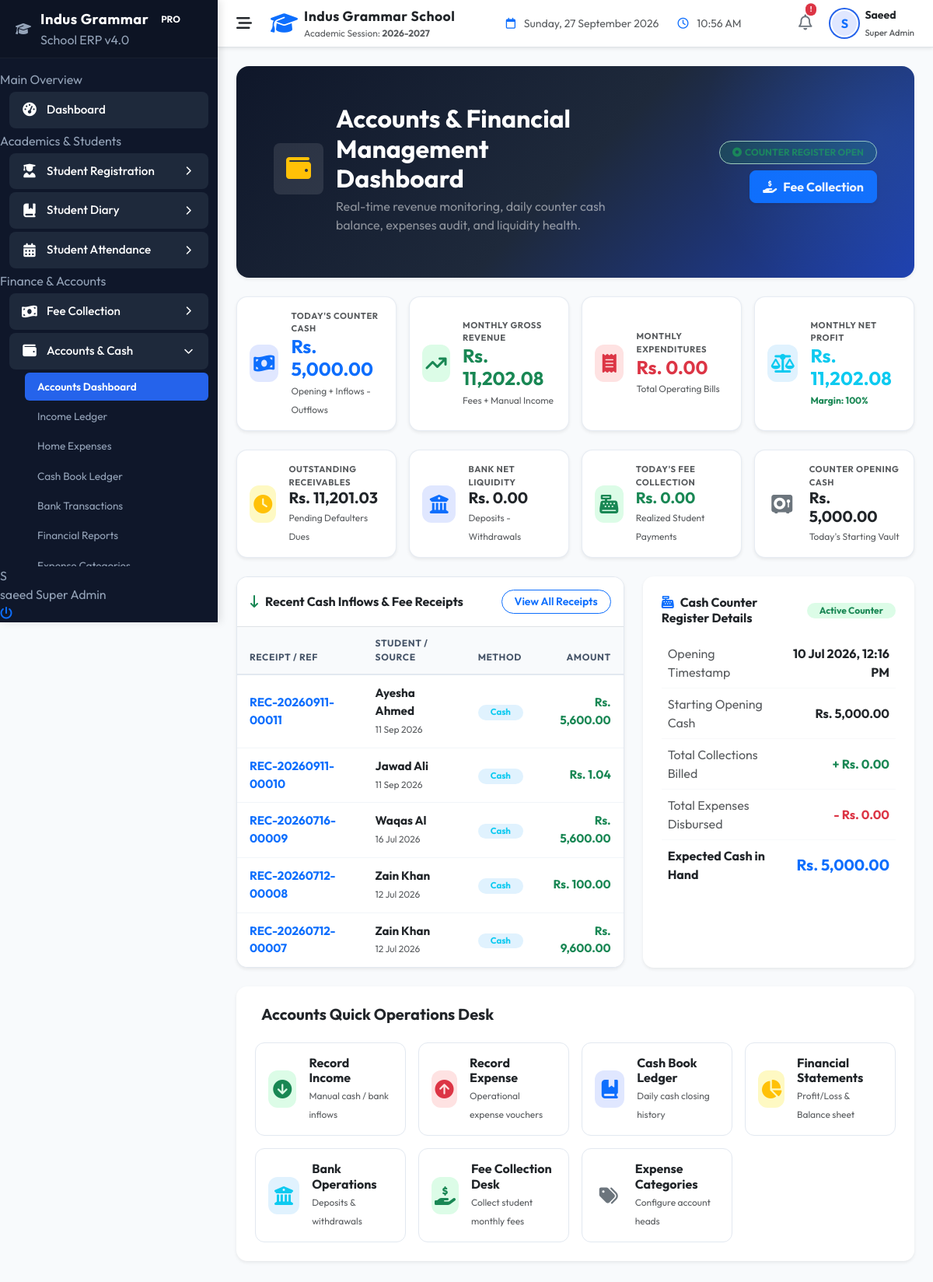
The page /indus-grammar-school-erp/modules/cash/dashboard.php (signed in) on the database as committed earlier.
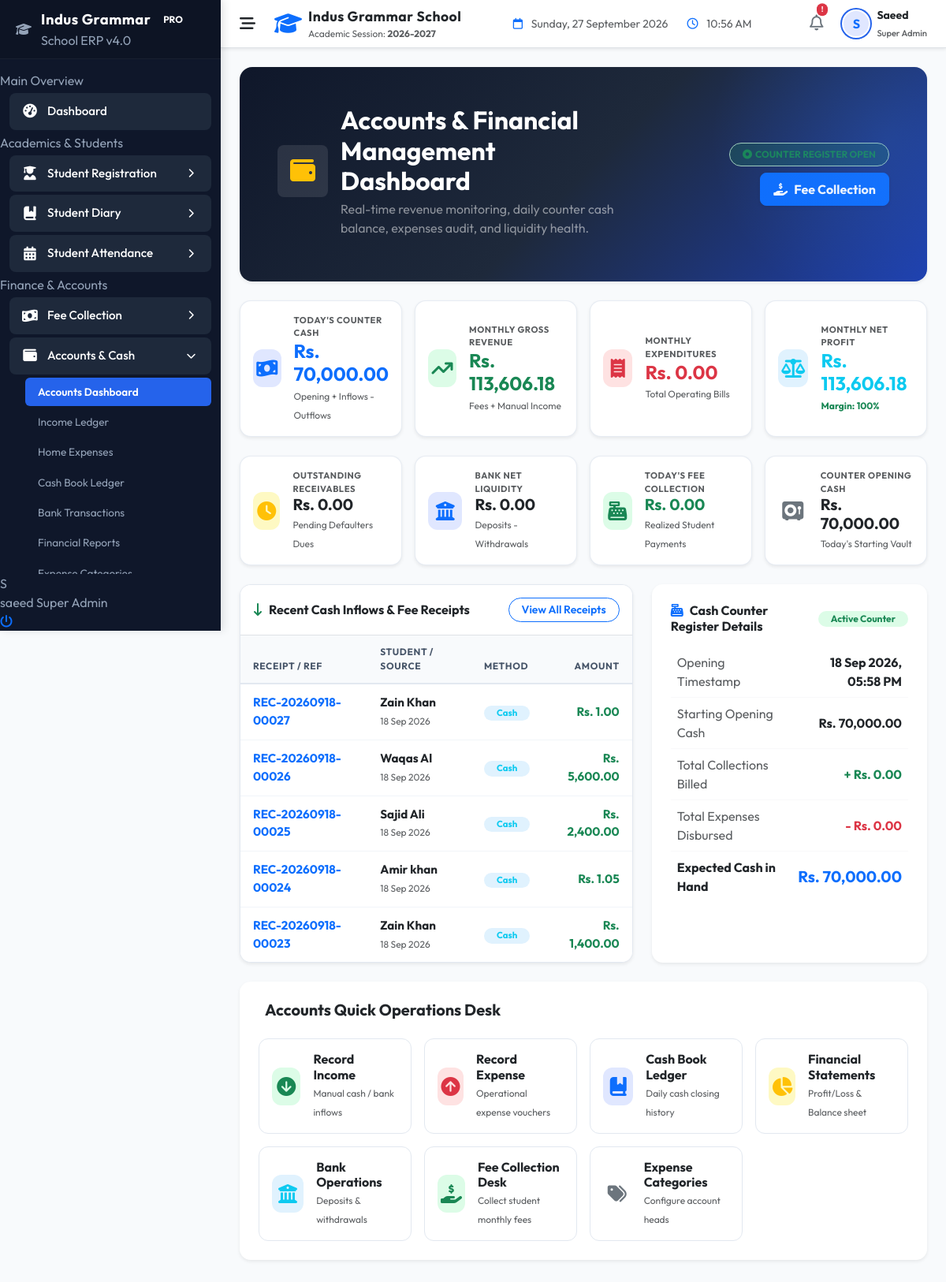
The same page on the database as committed later.
### tables this page shows
CREATE TABLE `cash_register` (
  `id` int NOT NULL AUTO_INCREMENT,
  `date` date NOT NULL,
  `opening_balance` decimal(10,2) NOT NULL DEFAULT '0.00',
  `total_collections` decimal(10,2) NOT NULL DEFAULT '0.00',
  `total_expenses` decimal(10,2) NOT NULL DEFAULT '0.00',
  `closing_balance` decimal(10,2) DEFAULT NULL,
  `closed_by` int DEFAULT NULL,
  `status` enum('Open','Closed') DEFAULT 'Open',
  `notes` text,
  `created_at` timestamp NULL DEFAULT CURRENT_TIMESTAMP,
  `updated_at` timestamp NULL DEFAULT CURRENT_TIMESTAMP ON UPDATE CURRENT_TIMESTAMP,
  PRIMARY KEY (`id`),
  UNIQUE KEY `date` (`date`),
  KEY `closed_by` (`closed_by`),
  CONSTRAINT `cash_register_ibfk_1` FOREIGN KEY (`closed_by`) REFERENCES `users` (`id`) ON DELETE SET NULL
);

CREATE TABLE `fee_receipts` (
  `id` int NOT NULL AUTO_INCREMENT,
  `receipt_no` varchar(50) NOT NULL,
  `payment_id` int NOT NULL,
  `created_at` timestamp NULL DEFAULT CURRENT_TIMESTAMP,
  PRIMARY KEY (`id`),
  UNIQUE KEY `receipt_no` (`receipt_no`),
  KEY `payment_id` (`payment_id`),
  CONSTRAINT `fee_receipts_ibfk_1` FOREIGN KEY (`payment_id`) REFERENCES `fee_payments` (`id`) ON DELETE CASCADE
);

CREATE TABLE `fee_payments` (
  `id` int NOT NULL AUTO_INCREMENT,
  `ledger_id` int NOT NULL,
  `student_id` int NOT NULL,
  `amount_paid` decimal(10,2) NOT NULL,
  `payment_date` date NOT NULL,
  `payment_method` varchar(30) NOT NULL,
  `reference_number` varchar(100) DEFAULT NULL,
  `remarks` varchar(255) DEFAULT NULL,
  `cash_register_id` int DEFAULT NULL,
  `collected_by` int DEFAULT NULL,
  `created_at` timestamp NULL DEFAULT CURRENT_TIMESTAMP,
  PRIMARY KEY (`id`),
  KEY `ledger_id` (`ledger_id`),
  KEY `student_id` (`student_id`),
  CONSTRAINT `fee_payments_ibfk_1` FOREIGN KEY (`ledger_id`) REFERENCES `fee_ledger` (`id`) ON DELETE CASCADE,
  CONSTRAINT `fee_payments_ibfk_2` FOREIGN KEY (`student_id`) REFERENCES `students` (`id`) ON DELETE CASCADE
);

### indus-grammar-school-erp/models/Cash.php (called while the page is built, shortened)
<?php
class Cash {
    public static function getOpenRegister(): array|bool {
        try {
            $db   = Database::getConnection();
            $stmt = $db->query("SELECT * FROM cash_register WHERE status = 'Open' ORDER BY date DESC LIMIT 1");
            return $stmt->fetch();
        } catch (PDOException $e) {
            error_log("Cash::getOpenRegister error: " . $e->getMessage());
            return false;
        }
    }
}

### indus-grammar-school-erp/helpers/helpers.php (called while the page is built, shortened)
<?php
function sanitize($data) {
    if (is_array($data)) {
        foreach ($data as $key => $value) {
            $data[$key] = sanitize($value);
        }
    } else {
        $data = trim($data);
        $data = stripslashes($data);
        $data = htmlspecialchars($data, ENT_QUOTES, 'UTF-8');
    }
    return $data;
}

### indus-grammar-school-erp/modules/cash/dashboard.php (the view, shortened to what the changed rows need)
<?php
include_once __DIR__ . '/../../includes/header.php';
$db = Database::getConnection();
$register = false;
if (class_exists('Cash')) {
    try {
        $register = Cash::getOpenRegister();
    } catch (Exception $e) {
        $register = false;
    }
}
$today = date('Y-m-d');
$startOfMonth = date('Y-m-01');
$endOfMonth = date('Y-m-t');
$todayIncome = 0.00;
$todayFeePayments = 0.00;
$todayExpenses = 0.00;
$monthlyIncome = 0.00;
$monthlyFeeCollections = 0.00;
$monthlyExpenses = 0.00;
$outstandingFees = 0.00;
$openingCash = 0.00;
$recentInflows = [];
try {
    $stmt = $db->prepare("SELECT COALESCE(SUM(amount), 0) FROM income WHERE income_date = :dt");
    $stmt->execute(['dt' => $today]);
    $todayIncome = (float)$stmt->fetchColumn();
    $stmt = $db->prepare("SELECT COALESCE(SUM(amount_paid), 0) FROM fee_payments WHERE payment_date = :dt");
    $stmt->execute(['dt' => $today]);
    $todayFeePayments = (float)$stmt->fetchColumn();
    $stmt = $db->prepare("SELECT COALESCE(SUM(amount), 0) FROM expenses WHERE expense_date = :dt");
    $stmt->execute(['dt' => $today]);
    $todayExpenses = (float)$stmt->fetchColumn();
    $stmt = $db->prepare("SELECT COALESCE(SUM(amount), 0) FROM income WHERE income_date BETWEEN :start AND :end");
    $stmt->execute(['start' => $startOfMonth, 'end' => $endOfMonth]);
    $monthlyIncome = (float)$stmt->fetchColumn();
    $stmt = $db->prepare("SELECT COALESCE(SUM(amount_paid), 0) FROM fee_payments WHERE payment_date BETWEEN :start AND :end");
    $stmt->execute(['start' => $startOfMonth, 'end' => $endOfMonth]);
    $monthlyFeeCollections = (float)$stmt->fetchColumn();
    $stmt = $db->prepare("SELECT COALESCE(SUM(amount), 0) FROM expenses WHERE expense_date BETWEEN :start AND :end");
    $stmt->execute(['start' => $startOfMonth, 'end' => $endOfMonth]);
    $monthlyExpenses = (float)$stmt->fetchColumn();
    $outstandingFees = (float)$db->query("
        SELECT COALESCE(SUM(total_payable - paid_amount), 0)
        FROM fee_ledger
        WHERE status != 'Paid'
    ")->fetchColumn();
    if ($register && isset($register['opening_balance'])) {
        $openingCash = (float)$register['opening_balance'];
    } else {
        $stmt = $db->prepare("SELECT COALESCE(SUM(opening_cash), 0) FROM cash_opening WHERE date = :dt");
        $stmt->execute(['dt' => $today]);
        $openingCash = (float)$stmt->fetchColumn();
    }
    $recentInflows = $db->query("
        SELECT fp.payment_date as txn_date, fp.amount_paid as amount, 'Fee Payment' as category,
               CONCAT(s.first_name, ' ', s.last_name) as title, fp.payment_method, fr.receipt_no
        FROM fee_payments fp
        JOIN students s ON fp.student_id = s.id
        LEFT JOIN fee_receipts fr ON fr.payment_id = fp.id
        ORDER BY fp.payment_date DESC, fp.id DESC
        LIMIT 5
    ")->fetchAll(PDO::FETCH_ASSOC);
} catch (Exception $e) {
    error_log("Accounts dashboard queries exception: " . $e->getMessage());
}
$todayTotalInflow = $todayIncome + $todayFeePayments;
$todayExpectedCash = ($openingCash + $todayTotalInflow) - $todayExpenses;
$monthlyTotalGrossIncome = $monthlyIncome + $monthlyFeeCollections;
$netProfit = $monthlyTotalGrossIncome - $monthlyExpenses;
$profitMarginPct = $monthlyTotalGrossIncome > 0 ? round(($netProfit / $monthlyTotalGrossIncome) * 100, 1) : 0;
?>
<div class="hero-accounts-banner text-white p-4 p-lg-5 mb-4 shadow-sm">
    <div class="row align-items-center">
        <div class="col-lg-7">
            <div class="d-flex align-items-center mb-2">
                <div>
                    <h2 class="fw-bold mb-1 text-white">Accounts & Financial Management Dashboard</h2>
                </div>
            </div>
        </div>
    </div>
</div>
<div class="row g-3 mb-4">
    <div class="col-12 col-sm-6 col-lg-3">
        <div class="card kpi-stat-card shadow-sm h-100">
            <div class="card-body p-3 d-flex align-items-center">
                <div>
                    <div class="text-uppercase text-muted fw-bold small" style="font-size: 0.7rem; letter-spacing: 0.05em;">Today's Counter Cash</div>
                    <h4 class="fw-bold text-primary mb-0">Rs. <?php echo number_format($todayExpectedCash, 2); ?></h4>
                    <small class="text-muted" style="font-size: 0.75rem;">Opening + Inflows - Outflows</small>
                </div>
            </div>
        </div>
    </div>
    <div class="col-12 col-sm-6 col-lg-3">
        <div class="card kpi-stat-card shadow-sm h-100">
            <div class="card-body p-3 d-flex align-items-center">
                <div>
                    <div class="text-uppercase text-muted fw-bold small" style="font-size: 0.7rem; letter-spacing: 0.05em;">Monthly Gross Revenue</div>
                    <h4 class="fw-bold text-success mb-0">Rs. <?php echo number_format($monthlyTotalGrossIncome, 2); ?></h4>
                    <small class="text-muted" style="font-size: 0.75rem;">Fees + Manual Income</small>
                </div>
            </div>
        </div>
    </div>
    <div class="col-12 col-sm-6 col-lg-3">
        <div class="card kpi-stat-card shadow-sm h-100">
            <div class="card-body p-3 d-flex align-items-center">
                <div>
                    <div class="text-uppercase text-muted fw-bold small" style="font-size: 0.7rem; letter-spacing: 0.05em;">Monthly Net Profit</div>
                    <h4 class="fw-bold <?php echo $netProfit >= 0 ? 'text-info' : 'text-danger'; ?> mb-0">Rs. <?php echo number_format($netProfit, 2); ?></h4>
                    <small class="fw-bold <?php echo $netProfit >= 0 ? 'text-success' : 'text-danger'; ?>" style="font-size: 0.75rem;">
                        Margin: <?php echo $profitMarginPct; ?>%
                    </small>
                </div>
            </div>
        </div>
    </div>
</div>
<div class="row g-3 mb-4">
    <div class="col-12 col-sm-6 col-lg-3">
        <div class="card kpi-stat-card shadow-sm h-100">
            <div class="card-body p-3 d-flex align-items-center">
                <div>
                    <div class="text-uppercase text-muted fw-bold small" style="font-size: 0.7rem; letter-spacing: 0.05em;">Outstanding Receivables</div>
                    <h5 class="fw-bold text-dark mb-0">Rs. <?php echo number_format($outstandingFees, 2); ?></h5>
                    <small class="text-muted" style="font-size: 0.75rem;">Pending Defaulters Dues</small>
                </div>
            </div>
        </div>
    </div>
    <div class="col-12 col-sm-6 col-lg-3">
        <div class="card kpi-stat-card shadow-sm h-100">
            <div class="card-body p-3 d-flex align-items-center">
                <div>
                    <div class="text-uppercase text-muted fw-bold small" style="font-size: 0.7rem; letter-spacing: 0.05em;">Counter Opening Cash</div>
                    <h5 class="fw-bold text-dark mb-0">Rs. <?php echo number_format($openingCash, 2); ?></h5>
                    <small class="text-muted" style="font-size: 0.75rem;">Today's Starting Vault</small>
                </div>
            </div>
        </div>
    </div>
</div>
<div class="row g-4 mb-4">
    <div class="col-12 col-lg-7">
        <div class="custom-table-container shadow-sm h-100">
            <div class="table-responsive">
                <table class="table custom-table table-hover align-middle mb-0">
                    <thead>
                        <tr>
                            <th>Receipt / Ref</th>
                            <th>Student / Source</th>
                            <th>Method</th>
                            <th class="text-end">Amount</th>
                        </tr>
                    </thead>
                    <tbody>
                        <?php if (empty($recentInflows)): ?>
                            <tr><td colspan="4" class="text-center py-4 text-muted">No recent inflows recorded today.</td></tr>
                        <?php else: foreach ($recentInflows as $row): ?>
                            <tr>
                                <td><strong class="text-primary"><?php echo sanitize($row['receipt_no'] ?: '—'); ?></strong></td>
                                <td>
                                    <div class="fw-bold text-dark"><?php echo sanitize($row['title']); ?></div>
                                    <small class="text-muted" style="font-size:0.75rem;"><?php echo date('d M Y', strtotime($row['txn_date'])); ?></small>
                                </td>
                                <td><span class="badge bg-info-soft text-info rounded-pill px-3 py-1 fw-bold"><?php echo sanitize($row['payment_method']); ?></span></td>
                                <td class="text-end fw-bold text-success">Rs. <?php echo number_format($row['amount'], 2); ?></td>
                            </tr>
                        <?php endforeach; endif; ?>
                    </tbody>
                </table>
            </div>
        </div>
    </div>
    <div class="col-12 col-lg-5">
        <div class="card border-0 shadow-sm h-100" style="border-radius: 14px;">
            <div class="card-body p-4">
                <table class="table table-borderless align-middle mb-0">
                    <tbody>
                        <tr class="border-bottom border-light">
                            <td class="text-muted py-2">Opening Timestamp</td>
                            <td class="text-end fw-bold text-dark">
                                <?php echo ($register && isset($register['created_at'])) ? date('d M Y, h:i A', strtotime($register['created_at'])) : date('d M Y, 08:00 AM'); ?>
                            </td>
                        </tr>
                        <tr class="border-bottom border-light">
                            <td class="text-muted py-2">Starting Opening Cash</td>
                            <td class="text-end fw-bold text-dark">Rs. <?php echo number_format($openingCash, 2); ?></td>
                        </tr>
                        <tr>
                            <td class="fw-bold text-dark py-2 fs-6">Expected Cash in Hand</td>
                            <td class="text-end fw-bold text-primary fs-5">Rs. <?php echo number_format($todayExpectedCash, 2); ?></td>
                        </tr>
                    </tbody>
                </table>
            </div>
        </div>
    </div>
</div>
<?php include_once __DIR__ . '/../../includes/footer.php'; ?>

Rows that differ between the two databases and show on the page:
no longer on this page (row unchanged): cash_register: opening_balance "5,000.00", created_at "10 Jul 2026, 12:16 PM"
no longer on this page (row unchanged): fee_receipts: receipt_no "REC-20260911-00011", title "Ayesha Ahmed", payment.payment_date "11 Sep 2026", payment.payment_method "Cash", payment.amount_paid "5,600.00"
no longer on this page (row unchanged): fee_receipts: receipt_no "REC-20260911-00010", title "Jawad Ali", payment.payment_date "11 Sep 2026", payment.payment_method "Cash", payment.amount_paid "1.04"
no longer on this page (row unchanged): fee_receipts: receipt_no "REC-20260716-00009", title "Waqas Al", payment.payment_date "16 Jul 2026", payment.payment_method "Cash", payment.amount_paid "5,600.00"
no longer on this page (row unchanged): fee_receipts: receipt_no "REC-20260712-00008", title "Zain Khan", payment.payment_date "12 Jul 2026", payment.payment_method "Cash", payment.amount_paid "100.00"
no longer on this page (row unchanged): fee_receipts: receipt_no "REC-20260712-00007", title "Zain Khan", payment.payment_date "12 Jul 2026", payment.payment_method "Cash", payment.amount_paid "9,600.00"
added cash_register: opening_balance "70,000.00", created_at "18 Sep 2026, 05:58 PM"
added fee_receipts: receipt_no "REC-20260918-00027", title "Zain Khan", payment.payment_date "18 Sep 2026", payment.payment_method "Cash", payment.amount_paid "1.00"
added fee_receipts: receipt_no "REC-20260918-00026", title "Waqas Al", payment.payment_date "18 Sep 2026", payment.payment_method "Cash", payment.amount_paid "5,600.00"
added fee_receipts: receipt_no "REC-20260918-00025", title "Sajid Ali", payment.payment_date "18 Sep 2026", payment.payment_method "Cash", payment.amount_paid "2,400.00"
added fee_receipts: receipt_no "REC-20260918-00024", title "Amir khan", payment.payment_date "18 Sep 2026", payment.payment_method "Cash", payment.amount_paid "1.05"
added fee_receipts: receipt_no "REC-20260918-00023", title "Zain Khan", payment.payment_date "18 Sep 2026", payment.payment_method "Cash", payment.amount_paid "1,400.00"
Other text that changed with them:
$todayExpectedCash: "5,000.00" → "70,000.00"
$monthlyTotalGrossIncome: "11,202.08" → "113,606.18"
$netProfit: "11,202.08" → "113,606.18"
$outstandingFees: "11,201.03" → "0.00"
